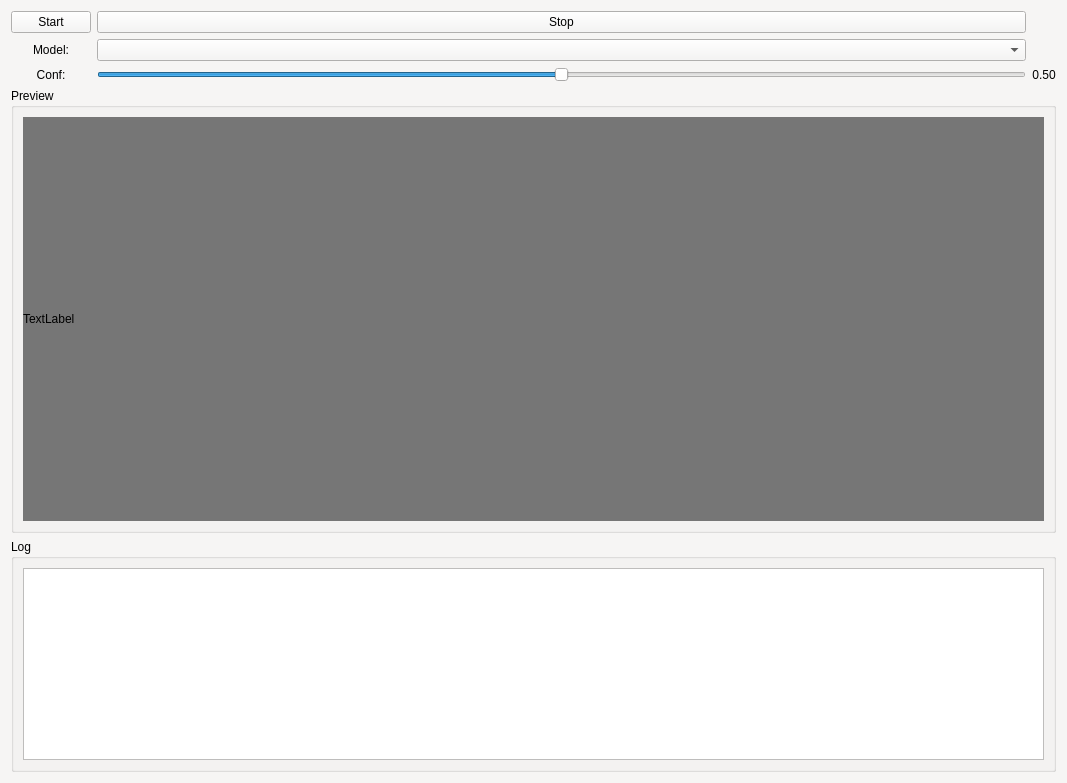
<?xml version="1.0" encoding="UTF-8"?>
<ui version="4.0">
 <class>ObjectDetectionTab</class>
 <widget class="QWidget" name="ObjectDetectionTab">
  <property name="geometry">
   <rect>
    <x>0</x>
    <y>0</y>
    <width>1067</width>
    <height>783</height>
   </rect>
  </property>
  <property name="palette">
   <palette>
    <active>
     <colorrole role="WindowText">
      <brush brushstyle="SolidPattern">
       <color alpha="255">
        <red>0</red>
        <green>0</green>
        <blue>0</blue>
       </color>
      </brush>
     </colorrole>
     <colorrole role="Button">
      <brush brushstyle="SolidPattern">
       <color alpha="255">
        <red>246</red>
        <green>245</green>
        <blue>244</blue>
       </color>
      </brush>
     </colorrole>
     <colorrole role="Light">
      <brush brushstyle="SolidPattern">
       <color alpha="255">
        <red>255</red>
        <green>255</green>
        <blue>255</blue>
       </color>
      </brush>
     </colorrole>
     <colorrole role="Midlight">
      <brush brushstyle="SolidPattern">
       <color alpha="255">
        <red>250</red>
        <green>250</green>
        <blue>249</blue>
       </color>
      </brush>
     </colorrole>
     <colorrole role="Dark">
      <brush brushstyle="SolidPattern">
       <color alpha="255">
        <red>123</red>
        <green>122</green>
        <blue>122</blue>
       </color>
      </brush>
     </colorrole>
     <colorrole role="Mid">
      <brush brushstyle="SolidPattern">
       <color alpha="255">
        <red>164</red>
        <green>163</green>
        <blue>163</blue>
       </color>
      </brush>
     </colorrole>
     <colorrole role="Text">
      <brush brushstyle="SolidPattern">
       <color alpha="255">
        <red>0</red>
        <green>0</green>
        <blue>0</blue>
       </color>
      </brush>
     </colorrole>
     <colorrole role="BrightText">
      <brush brushstyle="SolidPattern">
       <color alpha="255">
        <red>255</red>
        <green>255</green>
        <blue>255</blue>
       </color>
      </brush>
     </colorrole>
     <colorrole role="ButtonText">
      <brush brushstyle="SolidPattern">
       <color alpha="255">
        <red>0</red>
        <green>0</green>
        <blue>0</blue>
       </color>
      </brush>
     </colorrole>
     <colorrole role="Base">
      <brush brushstyle="SolidPattern">
       <color alpha="255">
        <red>255</red>
        <green>255</green>
        <blue>255</blue>
       </color>
      </brush>
     </colorrole>
     <colorrole role="Window">
      <brush brushstyle="SolidPattern">
       <color alpha="255">
        <red>246</red>
        <green>245</green>
        <blue>244</blue>
       </color>
      </brush>
     </colorrole>
     <colorrole role="Shadow">
      <brush brushstyle="SolidPattern">
       <color alpha="255">
        <red>0</red>
        <green>0</green>
        <blue>0</blue>
       </color>
      </brush>
     </colorrole>
     <colorrole role="AlternateBase">
      <brush brushstyle="SolidPattern">
       <color alpha="255">
        <red>250</red>
        <green>250</green>
        <blue>249</blue>
       </color>
      </brush>
     </colorrole>
     <colorrole role="ToolTipBase">
      <brush brushstyle="SolidPattern">
       <color alpha="255">
        <red>255</red>
        <green>255</green>
        <blue>220</blue>
       </color>
      </brush>
     </colorrole>
     <colorrole role="ToolTipText">
      <brush brushstyle="SolidPattern">
       <color alpha="255">
        <red>0</red>
        <green>0</green>
        <blue>0</blue>
       </color>
      </brush>
     </colorrole>
     <colorrole role="PlaceholderText">
      <brush brushstyle="SolidPattern">
       <color alpha="127">
        <red>0</red>
        <green>0</green>
        <blue>0</blue>
       </color>
      </brush>
     </colorrole>
     <colorrole role="Accent">
      <brush brushstyle="SolidPattern">
       <color alpha="255">
        <red>255</red>
        <green>255</green>
        <blue>255</blue>
       </color>
      </brush>
     </colorrole>
    </active>
    <inactive>
     <colorrole role="WindowText">
      <brush brushstyle="SolidPattern">
       <color alpha="255">
        <red>0</red>
        <green>0</green>
        <blue>0</blue>
       </color>
      </brush>
     </colorrole>
     <colorrole role="Button">
      <brush brushstyle="SolidPattern">
       <color alpha="255">
        <red>246</red>
        <green>245</green>
        <blue>244</blue>
       </color>
      </brush>
     </colorrole>
     <colorrole role="Light">
      <brush brushstyle="SolidPattern">
       <color alpha="255">
        <red>255</red>
        <green>255</green>
        <blue>255</blue>
       </color>
      </brush>
     </colorrole>
     <colorrole role="Midlight">
      <brush brushstyle="SolidPattern">
       <color alpha="255">
        <red>250</red>
        <green>250</green>
        <blue>249</blue>
       </color>
      </brush>
     </colorrole>
     <colorrole role="Dark">
      <brush brushstyle="SolidPattern">
       <color alpha="255">
        <red>123</red>
        <green>122</green>
        <blue>122</blue>
       </color>
      </brush>
     </colorrole>
     <colorrole role="Mid">
      <brush brushstyle="SolidPattern">
       <color alpha="255">
        <red>164</red>
        <green>163</green>
        <blue>163</blue>
       </color>
      </brush>
     </colorrole>
     <colorrole role="Text">
      <brush brushstyle="SolidPattern">
       <color alpha="255">
        <red>0</red>
        <green>0</green>
        <blue>0</blue>
       </color>
      </brush>
     </colorrole>
     <colorrole role="BrightText">
      <brush brushstyle="SolidPattern">
       <color alpha="255">
        <red>255</red>
        <green>255</green>
        <blue>255</blue>
       </color>
      </brush>
     </colorrole>
     <colorrole role="ButtonText">
      <brush brushstyle="SolidPattern">
       <color alpha="255">
        <red>0</red>
        <green>0</green>
        <blue>0</blue>
       </color>
      </brush>
     </colorrole>
     <colorrole role="Base">
      <brush brushstyle="SolidPattern">
       <color alpha="255">
        <red>255</red>
        <green>255</green>
        <blue>255</blue>
       </color>
      </brush>
     </colorrole>
     <colorrole role="Window">
      <brush brushstyle="SolidPattern">
       <color alpha="255">
        <red>246</red>
        <green>245</green>
        <blue>244</blue>
       </color>
      </brush>
     </colorrole>
     <colorrole role="Shadow">
      <brush brushstyle="SolidPattern">
       <color alpha="255">
        <red>0</red>
        <green>0</green>
        <blue>0</blue>
       </color>
      </brush>
     </colorrole>
     <colorrole role="AlternateBase">
      <brush brushstyle="SolidPattern">
       <color alpha="255">
        <red>250</red>
        <green>250</green>
        <blue>249</blue>
       </color>
      </brush>
     </colorrole>
     <colorrole role="ToolTipBase">
      <brush brushstyle="SolidPattern">
       <color alpha="255">
        <red>255</red>
        <green>255</green>
        <blue>220</blue>
       </color>
      </brush>
     </colorrole>
     <colorrole role="ToolTipText">
      <brush brushstyle="SolidPattern">
       <color alpha="255">
        <red>0</red>
        <green>0</green>
        <blue>0</blue>
       </color>
      </brush>
     </colorrole>
     <colorrole role="PlaceholderText">
      <brush brushstyle="SolidPattern">
       <color alpha="127">
        <red>0</red>
        <green>0</green>
        <blue>0</blue>
       </color>
      </brush>
     </colorrole>
     <colorrole role="Accent">
      <brush brushstyle="SolidPattern">
       <color alpha="255">
        <red>255</red>
        <green>255</green>
        <blue>255</blue>
       </color>
      </brush>
     </colorrole>
    </inactive>
    <disabled>
     <colorrole role="WindowText">
      <brush brushstyle="SolidPattern">
       <color alpha="255">
        <red>123</red>
        <green>122</green>
        <blue>122</blue>
       </color>
      </brush>
     </colorrole>
     <colorrole role="Button">
      <brush brushstyle="SolidPattern">
       <color alpha="255">
        <red>246</red>
        <green>245</green>
        <blue>244</blue>
       </color>
      </brush>
     </colorrole>
     <colorrole role="Light">
      <brush brushstyle="SolidPattern">
       <color alpha="255">
        <red>255</red>
        <green>255</green>
        <blue>255</blue>
       </color>
      </brush>
     </colorrole>
     <colorrole role="Midlight">
      <brush brushstyle="SolidPattern">
       <color alpha="255">
        <red>250</red>
        <green>250</green>
        <blue>249</blue>
       </color>
      </brush>
     </colorrole>
     <colorrole role="Dark">
      <brush brushstyle="SolidPattern">
       <color alpha="255">
        <red>123</red>
        <green>122</green>
        <blue>122</blue>
       </color>
      </brush>
     </colorrole>
     <colorrole role="Mid">
      <brush brushstyle="SolidPattern">
       <color alpha="255">
        <red>164</red>
        <green>163</green>
        <blue>163</blue>
       </color>
      </brush>
     </colorrole>
     <colorrole role="Text">
      <brush brushstyle="SolidPattern">
       <color alpha="255">
        <red>123</red>
        <green>122</green>
        <blue>122</blue>
       </color>
      </brush>
     </colorrole>
     <colorrole role="BrightText">
      <brush brushstyle="SolidPattern">
       <color alpha="255">
        <red>255</red>
        <green>255</green>
        <blue>255</blue>
       </color>
      </brush>
     </colorrole>
     <colorrole role="ButtonText">
      <brush brushstyle="SolidPattern">
       <color alpha="255">
        <red>123</red>
        <green>122</green>
        <blue>122</blue>
       </color>
      </brush>
     </colorrole>
     <colorrole role="Base">
      <brush brushstyle="SolidPattern">
       <color alpha="255">
        <red>246</red>
        <green>245</green>
        <blue>244</blue>
       </color>
      </brush>
     </colorrole>
     <colorrole role="Window">
      <brush brushstyle="SolidPattern">
       <color alpha="255">
        <red>246</red>
        <green>245</green>
        <blue>244</blue>
       </color>
      </brush>
     </colorrole>
     <colorrole role="Shadow">
      <brush brushstyle="SolidPattern">
       <color alpha="255">
        <red>0</red>
        <green>0</green>
        <blue>0</blue>
       </color>
      </brush>
     </colorrole>
     <colorrole role="AlternateBase">
      <brush brushstyle="SolidPattern">
       <color alpha="255">
        <red>246</red>
        <green>245</green>
        <blue>244</blue>
       </color>
      </brush>
     </colorrole>
     <colorrole role="ToolTipBase">
      <brush brushstyle="SolidPattern">
       <color alpha="255">
        <red>255</red>
        <green>255</green>
        <blue>220</blue>
       </color>
      </brush>
     </colorrole>
     <colorrole role="ToolTipText">
      <brush brushstyle="SolidPattern">
       <color alpha="255">
        <red>0</red>
        <green>0</green>
        <blue>0</blue>
       </color>
      </brush>
     </colorrole>
     <colorrole role="PlaceholderText">
      <brush brushstyle="SolidPattern">
       <color alpha="127">
        <red>123</red>
        <green>122</green>
        <blue>122</blue>
       </color>
      </brush>
     </colorrole>
     <colorrole role="Accent">
      <brush brushstyle="SolidPattern">
       <color alpha="255">
        <red>255</red>
        <green>255</green>
        <blue>255</blue>
       </color>
      </brush>
     </colorrole>
    </disabled>
   </palette>
  </property>
  <property name="windowTitle">
   <string>Form</string>
  </property>
  <layout class="QVBoxLayout" name="verticalLayout">
   <item>
    <layout class="QGridLayout" name="gridLayout_2">
     <item row="0" column="0">
      <widget class="QPushButton" name="startDetectionBtn">
       <property name="text">
        <string>Start</string>
       </property>
      </widget>
     </item>
     <item row="0" column="1">
      <widget class="QPushButton" name="stopDetectionBtn">
       <property name="text">
        <string>Stop</string>
       </property>
      </widget>
     </item>
     <item row="1" column="0">
      <widget class="QLabel" name="modelLabel">
       <property name="text">
        <string>Model:</string>
       </property>
       <property name="alignment">
        <set>Qt::AlignmentFlag::AlignCenter</set>
       </property>
      </widget>
     </item>
     <item row="1" column="1">
      <widget class="QComboBox" name="modelComboBox"/>
     </item>
     <item row="2" column="0">
      <widget class="QLabel" name="confLabel">
       <property name="text">
        <string>Conf:</string>
       </property>
       <property name="alignment">
        <set>Qt::AlignmentFlag::AlignCenter</set>
       </property>
      </widget>
     </item>
     <item row="2" column="1">
      <widget class="QSlider" name="confSlider">
       <property name="maximum">
        <number>100</number>
       </property>
       <property name="pageStep">
        <number>5</number>
       </property>
       <property name="value">
        <number>50</number>
       </property>
       <property name="orientation">
        <enum>Qt::Orientation::Horizontal</enum>
       </property>
      </widget>
     </item>
     <item row="2" column="2">
      <widget class="QLabel" name="confValueLabel">
       <property name="text">
        <string>0.50</string>
       </property>
       <property name="alignment">
        <set>Qt::AlignmentFlag::AlignCenter</set>
       </property>
      </widget>
     </item>
    </layout>
   </item>
   <item>
    <widget class="QGroupBox" name="groupBox_3">
     <property name="sizePolicy">
      <sizepolicy hsizetype="Expanding" vsizetype="Expanding">
       <horstretch>0</horstretch>
       <verstretch>0</verstretch>
      </sizepolicy>
     </property>
     <property name="minimumSize">
      <size>
       <width>320</width>
       <height>240</height>
      </size>
     </property>
     <property name="title">
      <string>Preview</string>
     </property>
     <layout class="QVBoxLayout" name="verticalLayout_6">
      <item>
       <widget class="QLabel" name="detectionPreviewLabel">
        <property name="sizePolicy">
         <sizepolicy hsizetype="Expanding" vsizetype="Expanding">
          <horstretch>0</horstretch>
          <verstretch>0</verstretch>
         </sizepolicy>
        </property>
        <property name="minimumSize">
         <size>
          <width>320</width>
          <height>240</height>
         </size>
        </property>
        <property name="styleSheet">
         <string notr="true">QLabel {
	background-color: #767676;
}</string>
        </property>
        <property name="text">
         <string>TextLabel</string>
        </property>
       </widget>
      </item>
     </layout>
    </widget>
   </item>
   <item>
    <widget class="QGroupBox" name="groupBox_4">
     <property name="minimumSize">
      <size>
       <width>0</width>
       <height>150</height>
      </size>
     </property>
     <property name="title">
      <string>Log</string>
     </property>
     <layout class="QVBoxLayout" name="verticalLayout_7">
      <item>
       <widget class="QPlainTextEdit" name="detLogTextEdit">
        <property name="sizePolicy">
         <sizepolicy hsizetype="Preferred" vsizetype="Preferred">
          <horstretch>0</horstretch>
          <verstretch>0</verstretch>
         </sizepolicy>
        </property>
        <property name="readOnly">
         <bool>true</bool>
        </property>
       </widget>
      </item>
     </layout>
    </widget>
   </item>
  </layout>
 </widget>
 <resources/>
 <connections/>
</ui>
